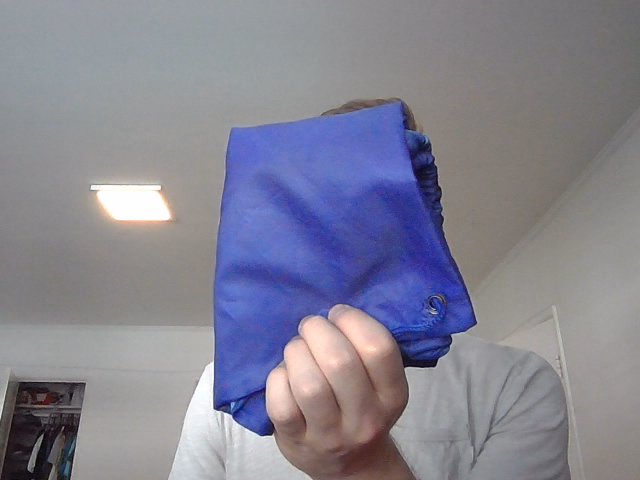
#> input picture center_blue_object.png, 640 x 480 px, given in place of the camera
$ python live_camera_blue_tracking.py
#> lines starting #> are read from the running program, lines starting #| are printed output that depends on the picture; after the words box and inside, x2 and y2 are one past the last pixel; in counts of white or black regions, pixels touching at a corner belong together
'''
Sources:
https://docs.opencv.org/4.x/df/d9d/tutorial_py_colorspaces.html
https://docs.opencv.org/4.x/dd/d49/tutorial_py_contour_features.html

Changes:
I combined parts of the above two sources and added the section where only the largest
contour is drawn onto the image as opposed to drawing boxes around all the blue objects.
'''

import numpy as np
import cv2 as cv

cap = cv.VideoCapture(0)
lower_blue = np.array([110, 50, 50])
upper_blue = np.array([130, 255, 255])

while(True):
    # Capture frame-by-frame
    ret, frame = cap.read()
#> frame is the input picture: shape (480, 640, 3); mean B, G, R 146, 131.6, 132.9
    frame_HSV = cv.cvtColor(frame, cv.COLOR_BGR2HSV)
#> frame_HSV: shape (480, 640, 3); mean H, S, V 75.1, 39, 151.3

    #Threshold the blue values
    mask = cv.inRange(frame_HSV, lower_blue, upper_blue)
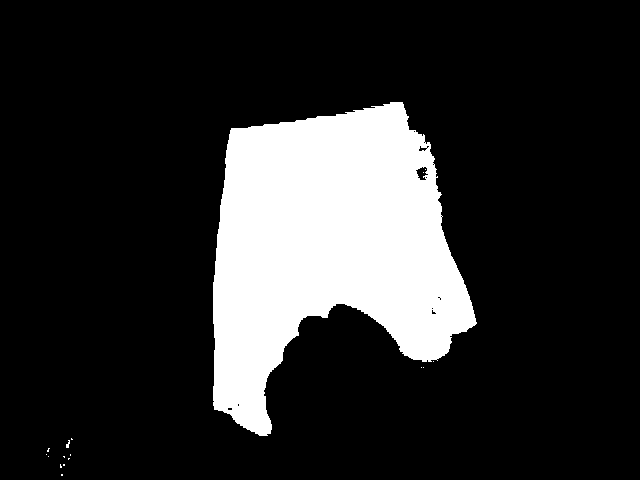
#> mask: shape (480, 640); 17.6% white; 17 white regions (16 under 20 px)
    contours, _ = cv.findContours(mask, cv.RETR_EXTERNAL, cv.CHAIN_APPROX_SIMPLE)
#> contours = 15 contours, 14 with area under 20; largest, box (x1, y1, x2, y2) and area: (213, 102, 477, 436) 53706
    largest_area = 0
    largest_contour = None
    for contour in contours:
        area = cv.contourArea(contour)
        if area > largest_area:
            largest_area = area
            largest_contour = contour
#> this loop made 15 passes
#> (area, largest_area) on pass 15: (53706.5, 53706.5)
#> after the loop, largest_area = 53706.5; largest_contour = contour of 501 points, box (x1, y1, x2, y2) (213, 102, 477, 436), area 53706

    if largest_contour is not None:
        x, y, w, h = cv.boundingRect(largest_contour)
#> x = 213; y = 102; w = 264; h = 334
        cv.rectangle(frame, (x, y), (x + w, y + h), (0, 255, 0), 2)
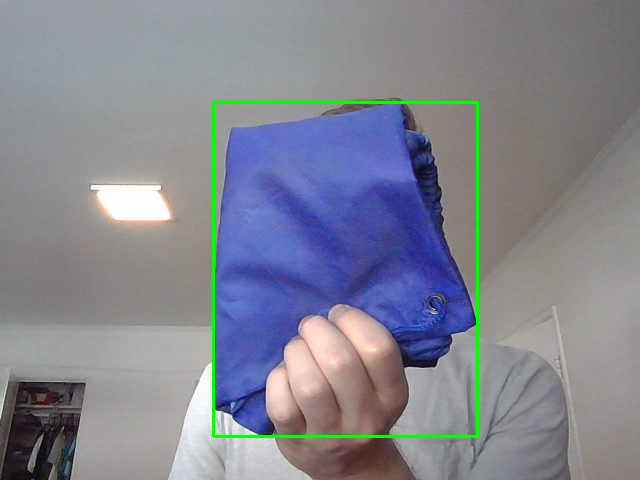
#> frame: shape (480, 640, 3); 1.17% of pixels changed, all inside (x1, y1, x2, y2) = (212, 101, 479, 438)

    cv.imshow('frame',frame)
    if cv.waitKey(1) & 0xFF == ord('q'):
#> (key q is pressed here)
        break


# When everything done, release the capture
cap.release()
cv.destroyAllWindows()

$ run again, on tracking_blue_object2.png
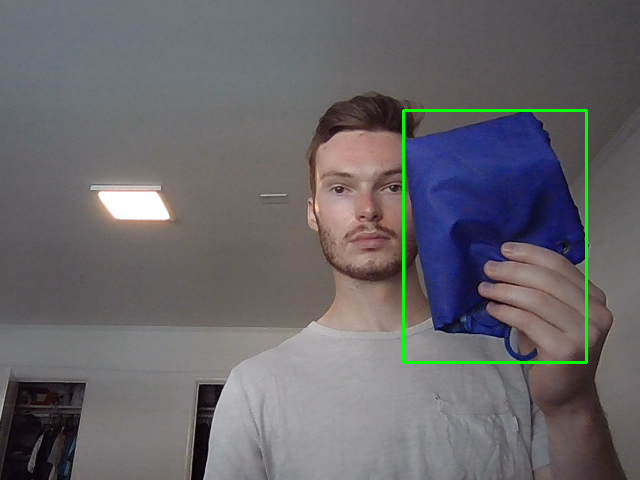
#> input picture tracking_blue_object2.png, 640 x 480 px, given in place of the camera
#> frame is the input picture: shape (480, 640, 3); mean B, G, R 106.2, 102.4, 104.6
#> frame_HSV: shape (480, 640, 3); mean H, S, V 88.5, 38.1, 114.4
#> `mask = cv.inRange(frame_HSV, lower_blue, upper_blue)`:
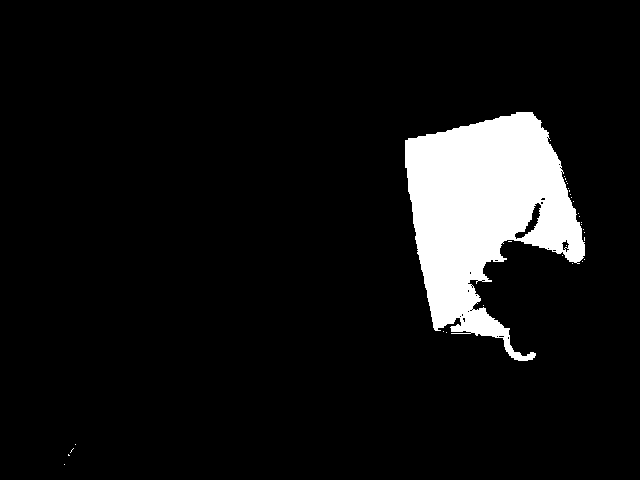
#> mask: shape (480, 640); 8.1% white; 31 white regions (30 under 20 px)
#> contours = 30 contours, 29 with area under 20; largest, box (x1, y1, x2, y2) and area: (405, 112, 585, 361) 24533
#> the loop `for contour in contours:` made 30 passes
#> (area, largest_area) on pass 30: (24533, 24533)
#> after the loop `for contour in contours:`: largest_area = 24533; largest_contour = contour of 483 points, box (x1, y1, x2, y2) (405, 112, 585, 361), area 24533
#> x = 405; y = 112; w = 180; h = 249
#> `cv.rectangle(frame, (x, y), (x + w, y + h), (0, 255, 0), 2)`:
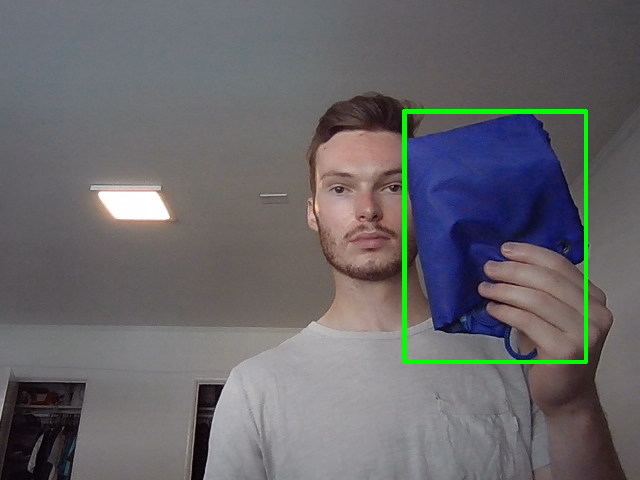
#> frame: shape (480, 640, 3); 0.42% of pixels changed, all inside (x1, y1, x2, y2) = (405, 112, 585, 361)
